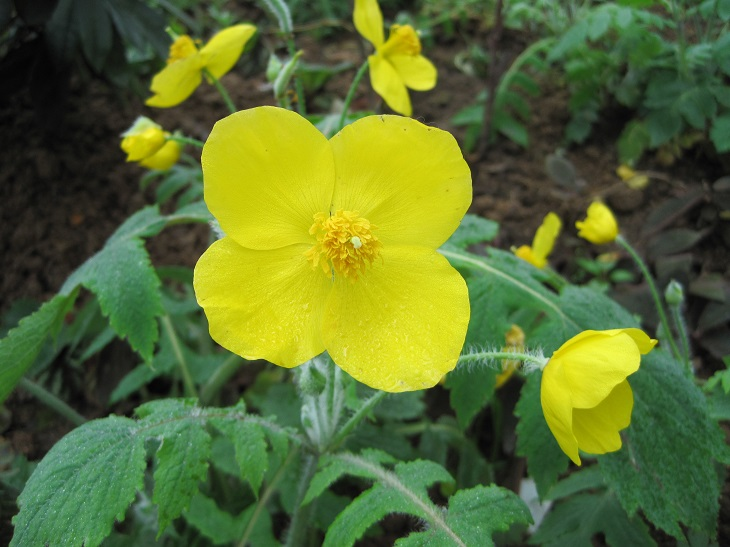
#> input picture ImageSpecialEffects/image0.JPG, 730 x 547 px, found by its file name
$ python imageFusion.py
#> lines starting #> are read from the running program, lines starting #| are printed output that depends on the picture
# _*_ encoding: utf-8 _*_

__author__ = 'Vincent'
__date__ = '2019/3/15 16:19'

# dst = src1*a + src2*(1-a)

import cv2
import numpy as np

img0 = cv2.imread('image0.jpg',1)
#> img0 is the input picture: shape (547, 730, 3); mean B, G, R 48.7, 109.6, 90.1
img1 = cv2.imread('image1.jpg',1)
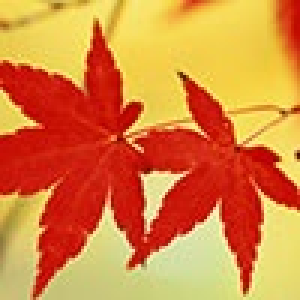
#> input picture image1.jpg, 100 x 100 px, found by its file name (shown 3 times larger)
#> img1 is the input picture: shape (100, 100, 3); mean B, G, R 63.2, 132.6, 217.8
imgInfo0 = img0.shape
#> imgInfo0 = (547, 730, 3)
# imgInfo1 = img1.shape
height = imgInfo0[0]
#> height = 547
width = imgInfo0[1]
#> width = 730
# height1 = imgInfo1[0]
# width1 = imgInfo1[1]
# 获取一个感兴趣的范围
roiH = int(height/2)
#> roiH = 273
roiW = int(width/2)
#> roiW = 365
img0ROI = img0[0:roiH, 0:roiW]
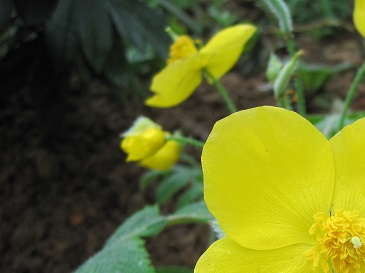
#> img0ROI: shape (273, 365, 3); mean B, G, R 37.2, 102.3, 96.7
img1ROI = img1[0:roiH, 0:roiW]
# dst
dst = np.zeros((roiH,roiW,3), np.uint8)
#> (the run stopped early here; a loop or call above may not have finished)
